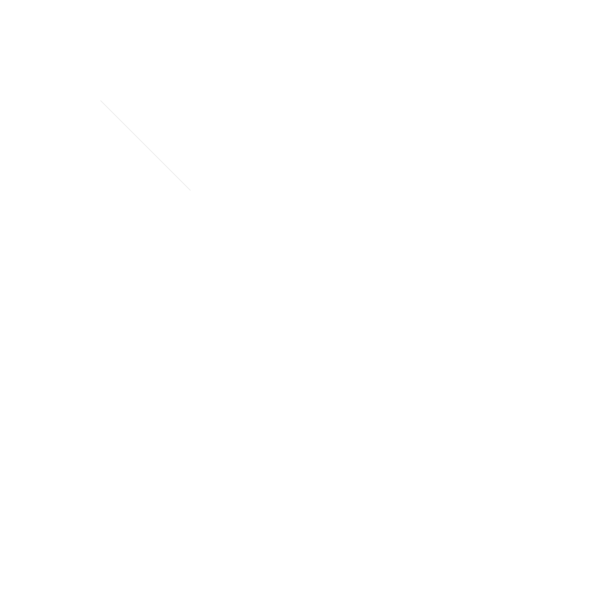
Frame 1 (no input)
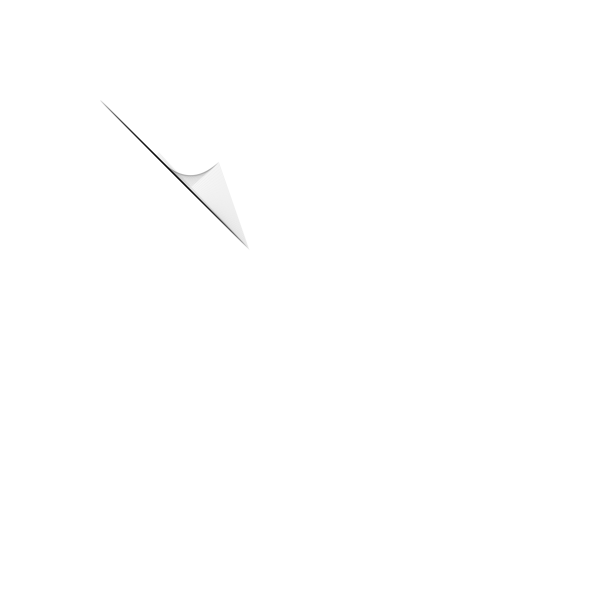
Frame 60 (the mouse pressed at the canvas centre just before this capture)
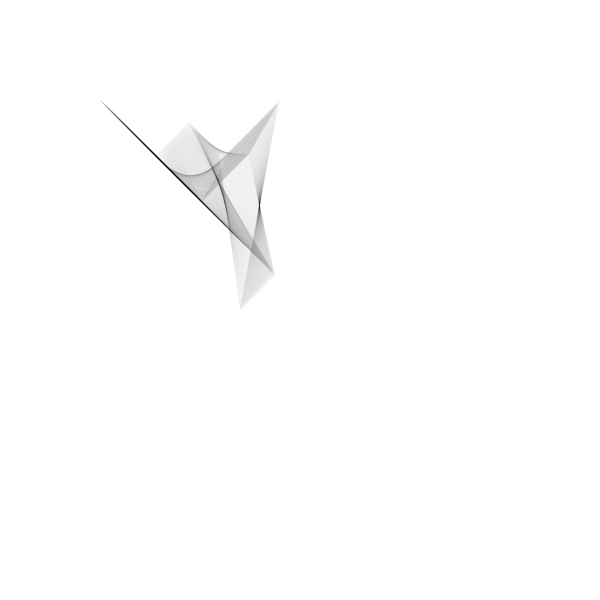
Frame 120 (the mouse held since frame 60 and released just before this capture)

The Processing sketch that drew these frames (run headless with seeded random() and noise(); from frame 60 on, the mouse is pressed at the canvas centre):

// Processing sketch: processing_37623
// ── processing_37623.pde

float[]xpoints = new float[4];
float[]ypoints = new float[4];
float[]xtarget = new float[4];
float[]ytarget = new float[4];
 
void setup(){
  size(600,600);
  background(255);
  fill(255,255,255,0);
  stroke(0,0,0,15);
  //initialize points and target
  for(int i=0; i<4; i++){
    xpoints[i] = 100 + i*30;//random(width);
    ypoints[i] = 100 + i*30;//random(height);
    xtarget[i] = 100 + i*30;//random(width);
    ytarget[i] = 100 + i*30;//random(height);
  }
}
 
void draw(){
  quadDrawer();
  quadCompare();
}
 
void quadDrawer(){
   quad(xpoints[0],ypoints[0],xpoints[1],ypoints[1],xpoints[2],ypoints[2],
     xpoints[3],ypoints[3]);
}
 
void quadCompare(){
  for(int i=0; i<4; i++){
    if(int(xpoints[i])<int(xtarget[i])){
      xpoints[i]+=1;
    }
    if(int(xpoints[i])>int(xtarget[i])){
      xpoints[i]-=1;
    }
    if(int(xpoints[i])==int(xtarget[i])){
      xtarget[i] = random(width);
    }
    if(int(ypoints[i])<int(ytarget[i])){
      ypoints[i]+=1;
    }
    if(int(ypoints[i])>int(ytarget[i])){
      ypoints[i]-=1;
    }
    if(int(ypoints[i])==int(ytarget[i])){
      ytarget[i] = random(height);
    }
  }
}
                                
